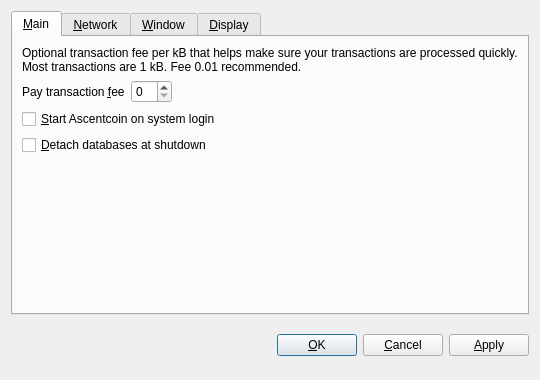
<?xml version="1.0" encoding="UTF-8"?>
<ui version="4.0">
 <class>OptionsDialog</class>
 <widget class="QDialog" name="OptionsDialog">
  <property name="geometry">
   <rect>
    <x>0</x>
    <y>0</y>
    <width>540</width>
    <height>380</height>
   </rect>
  </property>
  <property name="windowTitle">
   <string>Options</string>
  </property>
  <property name="modal">
   <bool>true</bool>
  </property>
  <layout class="QVBoxLayout" name="verticalLayout">
   <item>
    <widget class="QTabWidget" name="tabWidget">
     <property name="tabPosition">
      <enum>QTabWidget::North</enum>
     </property>
     <property name="currentIndex">
      <number>0</number>
     </property>
     <widget class="QWidget" name="tabMain">
      <attribute name="title">
       <string>&amp;Main</string>
      </attribute>
      <layout class="QVBoxLayout" name="verticalLayout_Main">
       <item>
        <widget class="QLabel" name="transactionFeeInfoLabel">
         <property name="text">
          <string>Optional transaction fee per kB that helps make sure your transactions are processed quickly. Most transactions are 1 kB. Fee 0.01 recommended.</string>
         </property>
         <property name="textFormat">
          <enum>Qt::PlainText</enum>
         </property>
         <property name="wordWrap">
          <bool>true</bool>
         </property>
        </widget>
       </item>
       <item>
        <layout class="QHBoxLayout" name="horizontalLayout_Main">
         <item>
          <widget class="QLabel" name="transactionFeeLabel">
           <property name="text">
            <string>Pay transaction &amp;fee</string>
           </property>
           <property name="textFormat">
            <enum>Qt::PlainText</enum>
           </property>
           <property name="buddy">
            <cstring>transactionFee</cstring>
           </property>
          </widget>
         </item>
         <item>
          <widget class="BitcoinAmountField" name="transactionFee"/>
         </item>
         <item>
          <spacer name="horizontalSpacer_Main">
           <property name="orientation">
            <enum>Qt::Horizontal</enum>
           </property>
           <property name="sizeHint" stdset="0">
            <size>
             <width>40</width>
             <height>20</height>
            </size>
           </property>
          </spacer>
         </item>
        </layout>
       </item>
       <item>
        <widget class="QCheckBox" name="bitcoinAtStartup">
         <property name="toolTip">
          <string>Automatically start Ascentcoin after logging in to the system.</string>
         </property>
         <property name="text">
          <string>&amp;Start Ascentcoin on system login</string>
         </property>
        </widget>
       </item>
       <item>
        <widget class="QCheckBox" name="detachDatabases">
         <property name="toolTip">
          <string>Detach block and address databases at shutdown. This means they can be moved to another data directory, but it slows down shutdown. The wallet is always detached.</string>
         </property>
         <property name="text">
          <string>&amp;Detach databases at shutdown</string>
         </property>
        </widget>
       </item>
       <item>
        <spacer name="verticalSpacer_Main">
         <property name="orientation">
          <enum>Qt::Vertical</enum>
         </property>
         <property name="sizeHint" stdset="0">
          <size>
           <width>20</width>
           <height>40</height>
          </size>
         </property>
        </spacer>
       </item>
      </layout>
     </widget>
     <widget class="QWidget" name="tabNetwork">
      <attribute name="title">
       <string>&amp;Network</string>
      </attribute>
      <layout class="QVBoxLayout" name="verticalLayout_Network">
       <item>
        <widget class="QCheckBox" name="mapPortUpnp">
         <property name="toolTip">
          <string>Automatically open the Ascentcoin client port on the router. This only works when your router supports UPnP and it is enabled.</string>
         </property>
         <property name="text">
          <string>Map port using &amp;UPnP</string>
         </property>
        </widget>
       </item>
       <item>
        <widget class="QCheckBox" name="connectSocks">
         <property name="toolTip">
          <string>Connect to the Ascentcoin network through a SOCKS proxy (e.g. when connecting through Tor).</string>
         </property>
         <property name="text">
          <string>&amp;Connect through SOCKS proxy:</string>
         </property>
        </widget>
       </item>
       <item>
        <layout class="QHBoxLayout" name="horizontalLayout_Network">
         <item>
          <widget class="QLabel" name="proxyIpLabel">
           <property name="text">
            <string>Proxy &amp;IP:</string>
           </property>
           <property name="textFormat">
            <enum>Qt::PlainText</enum>
           </property>
           <property name="buddy">
            <cstring>proxyIp</cstring>
           </property>
          </widget>
         </item>
         <item>
          <widget class="QValidatedLineEdit" name="proxyIp">
           <property name="maximumSize">
            <size>
             <width>140</width>
             <height>16777215</height>
            </size>
           </property>
           <property name="toolTip">
            <string>IP address of the proxy (e.g. 127.0.0.1)</string>
           </property>
          </widget>
         </item>
         <item>
          <widget class="QLabel" name="proxyPortLabel">
           <property name="text">
            <string>&amp;Port:</string>
           </property>
           <property name="textFormat">
            <enum>Qt::PlainText</enum>
           </property>
           <property name="buddy">
            <cstring>proxyPort</cstring>
           </property>
          </widget>
         </item>
         <item>
          <widget class="QLineEdit" name="proxyPort">
           <property name="maximumSize">
            <size>
             <width>55</width>
             <height>16777215</height>
            </size>
           </property>
           <property name="toolTip">
            <string>Port of the proxy (e.g. 9050)</string>
           </property>
          </widget>
         </item>
         <item>
          <widget class="QLabel" name="socksVersionLabel">
           <property name="text">
            <string>SOCKS &amp;Version:</string>
           </property>
           <property name="textFormat">
            <enum>Qt::PlainText</enum>
           </property>
           <property name="buddy">
            <cstring>socksVersion</cstring>
           </property>
          </widget>
         </item>
         <item>
          <widget class="QValueComboBox" name="socksVersion">
           <property name="toolTip">
            <string>SOCKS version of the proxy (e.g. 5)</string>
           </property>
          </widget>
         </item>
         <item>
          <spacer name="horizontalSpacer_Network">
           <property name="orientation">
            <enum>Qt::Horizontal</enum>
           </property>
           <property name="sizeHint" stdset="0">
            <size>
             <width>40</width>
             <height>20</height>
            </size>
           </property>
          </spacer>
         </item>
        </layout>
       </item>
       <item>
        <spacer name="verticalSpacer_Network">
         <property name="orientation">
          <enum>Qt::Vertical</enum>
         </property>
         <property name="sizeHint" stdset="0">
          <size>
           <width>20</width>
           <height>40</height>
          </size>
         </property>
        </spacer>
       </item>
      </layout>
     </widget>
     <widget class="QWidget" name="tabWindow">
      <attribute name="title">
       <string>&amp;Window</string>
      </attribute>
      <layout class="QVBoxLayout" name="verticalLayout_Window">
       <item>
        <widget class="QCheckBox" name="minimizeToTray">
         <property name="toolTip">
          <string>Show only a tray icon after minimizing the window.</string>
         </property>
         <property name="text">
          <string>&amp;Minimize to the tray instead of the taskbar</string>
         </property>
        </widget>
       </item>
       <item>
        <widget class="QCheckBox" name="minimizeOnClose">
         <property name="toolTip">
          <string>Minimize instead of exit the application when the window is closed. When this option is enabled, the application will be closed only after selecting Quit in the menu.</string>
         </property>
         <property name="text">
          <string>M&amp;inimize on close</string>
         </property>
        </widget>
       </item>
       <item>
        <spacer name="verticalSpacer_Window">
         <property name="orientation">
          <enum>Qt::Vertical</enum>
         </property>
         <property name="sizeHint" stdset="0">
          <size>
           <width>20</width>
           <height>40</height>
          </size>
         </property>
        </spacer>
       </item>
      </layout>
     </widget>
     <widget class="QWidget" name="tabDisplay">
      <attribute name="title">
       <string>&amp;Display</string>
      </attribute>
      <layout class="QVBoxLayout" name="verticalLayout_Display">
       <item>
        <layout class="QHBoxLayout" name="horizontalLayout_1_Display">
         <item>
          <widget class="QLabel" name="langLabel">
           <property name="text">
            <string>User Interface &amp;language:</string>
           </property>
           <property name="textFormat">
            <enum>Qt::PlainText</enum>
           </property>
           <property name="buddy">
            <cstring>lang</cstring>
           </property>
          </widget>
         </item>
         <item>
          <widget class="QValueComboBox" name="lang">
           <property name="toolTip">
            <string>The user interface language can be set here. This setting will take effect after restarting Ascentcoin.</string>
           </property>
          </widget>
         </item>
        </layout>
       </item>
       <item>
        <layout class="QHBoxLayout" name="horizontalLayout_2_Display">
         <item>
          <widget class="QLabel" name="unitLabel">
           <property name="text">
            <string>&amp;Unit to show amounts in:</string>
           </property>
           <property name="textFormat">
            <enum>Qt::PlainText</enum>
           </property>
           <property name="buddy">
            <cstring>unit</cstring>
           </property>
          </widget>
         </item>
         <item>
          <widget class="QValueComboBox" name="unit">
           <property name="toolTip">
            <string>Choose the default subdivision unit to show in the interface and when sending coins.</string>
           </property>
          </widget>
         </item>
        </layout>
       </item>
       <item>
        <widget class="QCheckBox" name="displayAddresses">
         <property name="toolTip">
          <string>Whether to show Ascentcoin addresses in the transaction list or not.</string>
         </property>
         <property name="text">
          <string>&amp;Display addresses in transaction list</string>
         </property>
        </widget>
       </item>
       <item>
        <widget class="QCheckBox" name="coinControlFeatures">
         <property name="toolTip">
          <string>Whether to show coin control features or not.</string>
         </property>
         <property name="text">
          <string>Display coin &amp;control features (experts only!)</string>
         </property>
        </widget>
       </item>
       <item>
        <spacer name="verticalSpacer_Display">
         <property name="orientation">
          <enum>Qt::Vertical</enum>
         </property>
         <property name="sizeHint" stdset="0">
          <size>
           <width>20</width>
           <height>40</height>
          </size>
         </property>
        </spacer>
       </item>
      </layout>
     </widget>
    </widget>
   </item>
   <item>
    <layout class="QHBoxLayout" name="horizontalLayout_Buttons">
     <item>
      <spacer name="horizontalSpacer_1">
       <property name="orientation">
        <enum>Qt::Horizontal</enum>
       </property>
       <property name="sizeHint" stdset="0">
        <size>
         <width>40</width>
         <height>48</height>
        </size>
       </property>
      </spacer>
     </item>
     <item>
      <widget class="QLabel" name="statusLabel">
       <property name="font">
        <font>
         <weight>75</weight>
         <bold>true</bold>
        </font>
       </property>
       <property name="text">
        <string/>
       </property>
       <property name="textFormat">
        <enum>Qt::PlainText</enum>
       </property>
       <property name="wordWrap">
        <bool>true</bool>
       </property>
      </widget>
     </item>
     <item>
      <spacer name="horizontalSpacer_2">
       <property name="orientation">
        <enum>Qt::Horizontal</enum>
       </property>
       <property name="sizeHint" stdset="0">
        <size>
         <width>40</width>
         <height>48</height>
        </size>
       </property>
      </spacer>
     </item>
     <item>
      <widget class="QPushButton" name="okButton">
       <property name="text">
        <string>&amp;OK</string>
       </property>
      </widget>
     </item>
     <item>
      <widget class="QPushButton" name="cancelButton">
       <property name="text">
        <string>&amp;Cancel</string>
       </property>
       <property name="autoDefault">
        <bool>false</bool>
       </property>
      </widget>
     </item>
     <item>
      <widget class="QPushButton" name="applyButton">
       <property name="text">
        <string>&amp;Apply</string>
       </property>
       <property name="autoDefault">
        <bool>false</bool>
       </property>
      </widget>
     </item>
    </layout>
   </item>
  </layout>
 </widget>
 <customwidgets>
  <customwidget>
   <class>BitcoinAmountField</class>
   <extends>QSpinBox</extends>
   <header>bitcoinamountfield.h</header>
  </customwidget>
  <customwidget>
   <class>QValueComboBox</class>
   <extends>QComboBox</extends>
   <header>qvaluecombobox.h</header>
  </customwidget>
  <customwidget>
   <class>QValidatedLineEdit</class>
   <extends>QLineEdit</extends>
   <header>qvalidatedlineedit.h</header>
  </customwidget>
 </customwidgets>
 <resources/>
 <connections/>
</ui>
